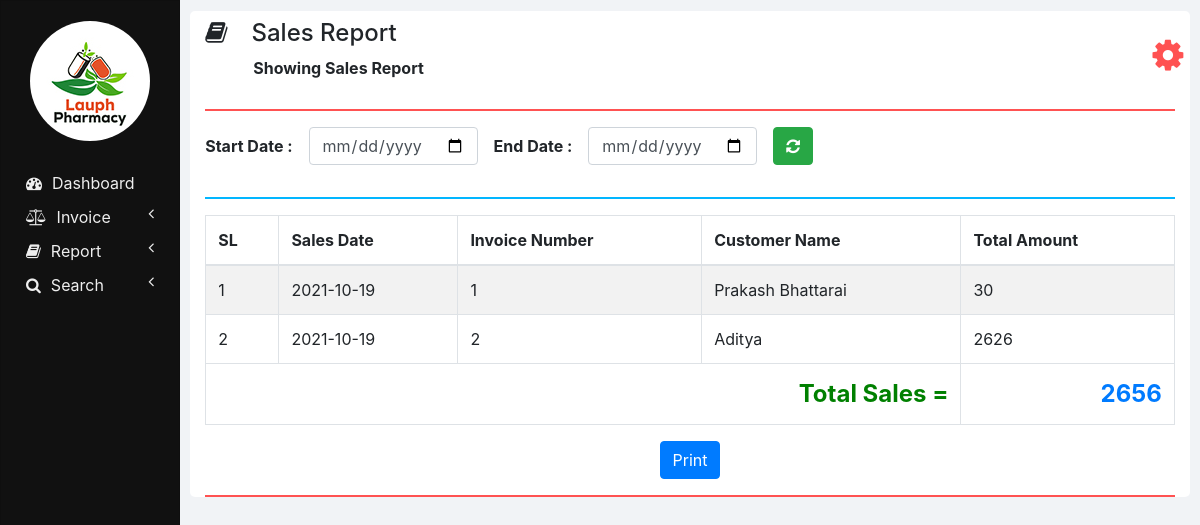
/sales_report.php, run on an earlier commit of the app's database.
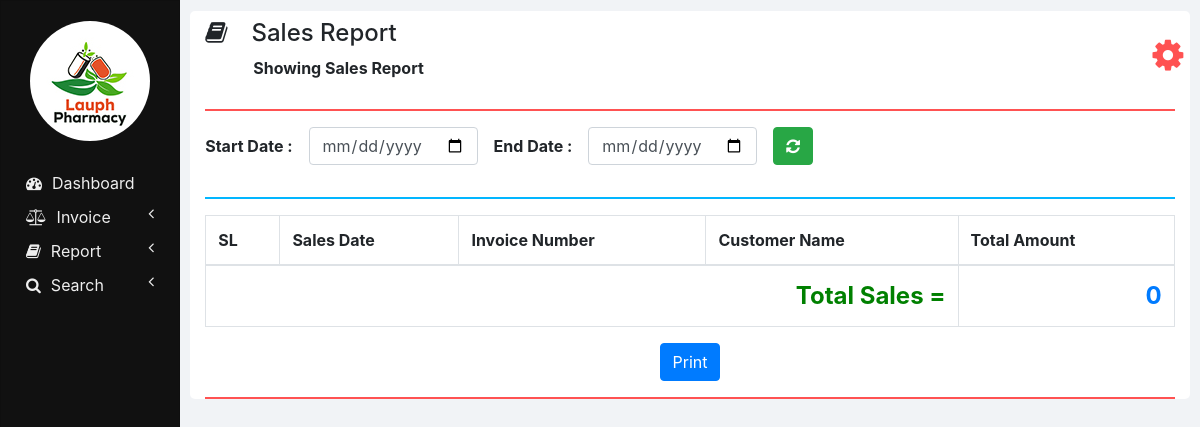
And on a later commit of the database.
### tables this page shows
CREATE TABLE `invoices` (
  `INVOICE_ID` int(11) NOT NULL,
  `NET_TOTAL` double NOT NULL DEFAULT 0,
  `INVOICE_DATE` date NOT NULL DEFAULT current_timestamp(),
  `CUSTOMER_ID` int(11) NOT NULL,
  `TOTAL_AMOUNT` double NOT NULL,
  `TOTAL_DISCOUNT` double NOT NULL
);

CREATE TABLE `customers` (
  `ID` int(11) NOT NULL,
  `NAME` varchar(20) NOT NULL,
  `CONTACT_NUMBER` varchar(10) NOT NULL,
  `ADDRESS` varchar(100) NOT NULL
);

### php/report.php (the view, shortened to what this page needs)
  <?php
function showSales($start_date, $end_date) {
  ?>
  <thead>
    <tr>
      <th>SL</th>
      <th>Sales Date</th>
      <th>Invoice Number</th>
      <th>Customer Name</th>
      <th>Total Amount</th>
    </tr>
  </thead>
  <tbody>
  <?php
  require "db_connection.php";
  if($con) {
    $seq_no = 0;
    $total = 0;
    if($start_date == "" || $end_date == "")
      $query = "SELECT * FROM invoices INNER JOIN customers ON invoices.CUSTOMER_ID = customers.ID";
    else
      $query = "SELECT * FROM invoices INNER JOIN customers ON invoices.CUSTOMER_ID = customers.ID WHERE INVOICE_DATE BETWEEN '$start_date' AND '$end_date'";
    $result = mysqli_query($con, $query);
    while($row = mysqli_fetch_array($result)) {
      $seq_no++;
      showSalesRow($seq_no, $row);
      $total = $total + $row['NET_TOTAL'];
    }
    ?>
    </tbody>
    <tfoot class="font-weight-bold">
      <tr style="text-align: right; font-size: 24px;">
        <td colspan="4" style="color: green;">&nbsp;Total Sales =</td>
        <td class="text-primary"><?php echo $total; ?></td>
      </tr>
    </tfoot>
    <?php
  }
}
function showSalesRow($seq_no, $row) {
  ?>
  <tr>
    <td><?php echo $seq_no; ?></td>
    <td><?php echo $row['INVOICE_DATE']; ?></td>
    <td><?php echo $row['INVOICE_ID']; ?></td>
    <td><?php echo $row['NAME']; ?></td>
    <td><?php echo $row['NET_TOTAL'] ?></td>
  </tr>
  <?php
}
?>

What changed in the data, as far as the page shows it:
removed invoices: seq_no "1", INVOICE_DATE "2021-10-19", INVOICE_ID "1", CUSTOMER_ID.NAME "Prakash Bhattarai", NET_TOTAL "30"
removed invoices: seq_no "2", INVOICE_DATE "2021-10-19", INVOICE_ID "2", CUSTOMER_ID.NAME "Aditya", NET_TOTAL "2626"
Also different on the page:
$total: "2656" → "0"
